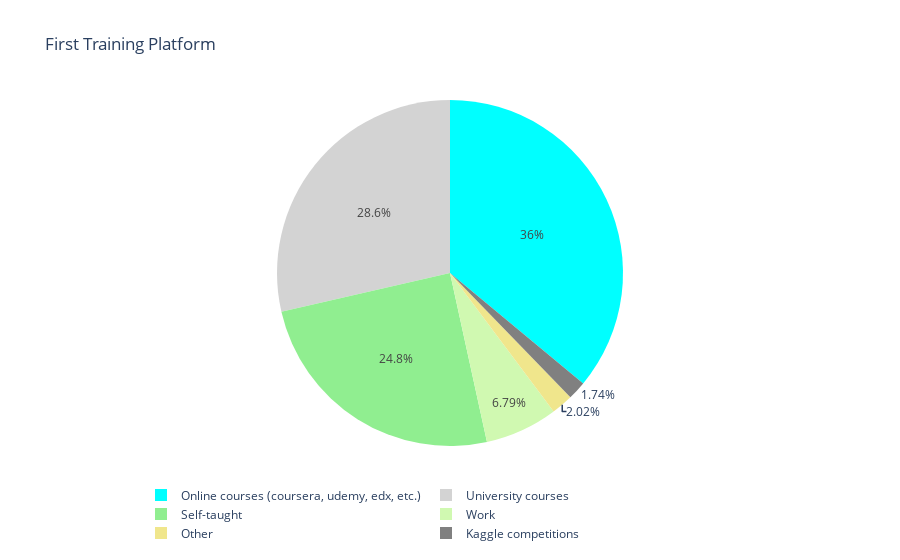

This figure's notebook cell:
### Markdown cell above
[-'https://plotly.com/~otumanelson758/15/'-]

### Code cell
train = mcr['FirstTrainingSelect'].value_counts()
label = train.index
size = train.values
colors = ['aqua', 'lightgrey', 'lightgreen', '#D0F9B1', 'khaki', 'grey']

trace = go.Pie(labels=label, 
               values=size, 
               marker=dict(colors=colors)
              )

data = [trace]
layout = go.Layout(title='First Training Platform',
                   legend=dict(orientation="h")
                  )

fig = go.Figure(data=data, layout=layout)
py.iplot(fig)

### Figure 1 — Plotly figure (JSON) as saved in the notebook; plotly's stock layout.template omitted (floating-point values rounded to 4 significant figures)
{"data": [{"labels": ["Online courses (coursera, udemy, edx, etc.)", "University courses", "Self-taught", "Work", "Other", "Kaggle competitions"], "marker": {"colors": ["aqua", "lightgrey", "lightgreen", "#D0F9B1", "khaki", "grey"]}, "type": "pie", "values": [5159, 4096, 3558, 973, 290, 249]}], "layout": {"legend": {"orientation": "h"}, "title": {"text": "First Training Platform"}}}
